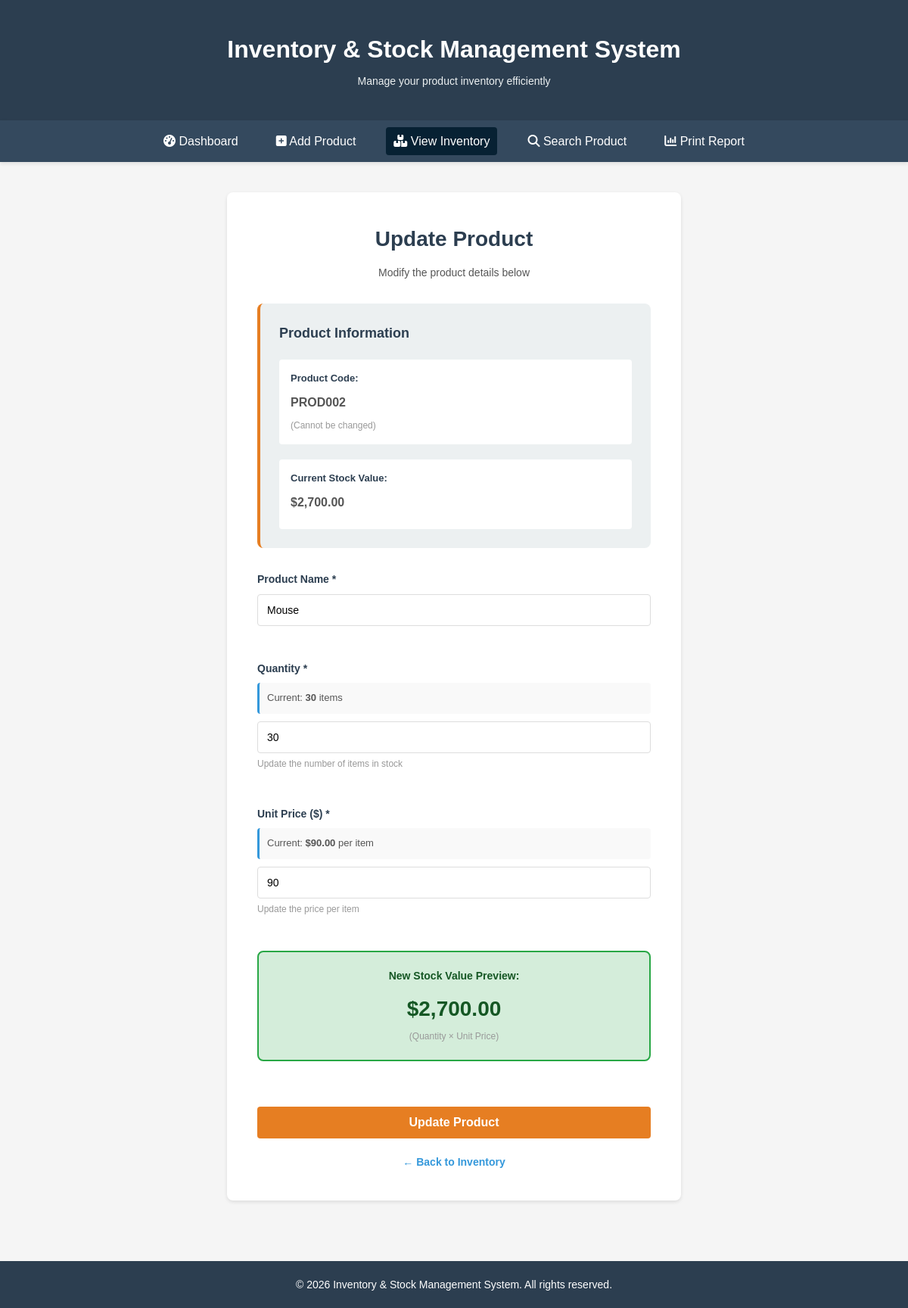
The page /update_product.php?id=5 on the database its author committed.
### tables this page shows
CREATE TABLE `products` (
  `id` int(11) NOT NULL,
  `product_code` varchar(50) NOT NULL,
  `product_name` varchar(100) NOT NULL,
  `quantity` int(11) NOT NULL,
  `unit_price` int(11) NOT NULL,
  `created_at` timestamp NOT NULL DEFAULT current_timestamp(),
  `updated_at` timestamp NOT NULL DEFAULT current_timestamp() ON UPDATE current_timestamp()
);

### update_product.php (the view, shortened to what this page needs)
<?php
require_once 'config/db.php';
$product_id = $_GET['id'];
$query = "SELECT id, product_code, product_name, quantity, unit_price FROM products WHERE id = '$product_id'";
$result = mysqli_query($conn, $query);
$product = mysqli_fetch_assoc($result);
?>
<!DOCTYPE html>
<html lang="en">
<head>
    <link rel="stylesheet" href="https://cdnjs.cloudflare.com/ajax/libs/font-awesome/6.7.2/css/all.min.css">
    <link rel="stylesheet" href="css/style.css">
</head>
<body>
    <header class="header">
        <div class="container">
            <h1>Inventory & Stock Management System</h1>
            <p class="tagline">Manage your product inventory efficiently</p>
        </div>
    </header>
    <nav class="navbar">
        <div class="container">
            <ul class="nav-menu">
                <li><a href="index.php"><i class="fa-solid fa-gauge-high"></i> Dashboard</a></li>
                <li><a href="add_product.php"><i class="fa-solid fa-square-plus"></i> Add Product</a></li>
                <li><a href="view_inventory.php" class="active"><i class="fa-solid fa-boxes-stacked"></i> View Inventory</a></li>
                <li><a href="search_product.php"><i class="fa-solid fa-magnifying-glass"></i> Search Product</a></li>
                <li><a href="print_report.php"><i class="fa-solid fa-chart-column"></i> Print Report</a></li>
            </ul>
        </div>
    </nav>
    <main class="main-content">
        <div class="container">
            <article class="form-container">
                <h2>Update Product</h2>
                <p class="form-intro">Modify the product details below</p>
                <div class="product-info-card">
                    <h3>Product Information</h3>
                    <div class="info-grid">
                        <div class="info-item">
                            <label>Product Code:</label>
                            <p><strong><?php echo $product['product_code']; ?></strong></p>
                            <small>(Cannot be changed)</small>
                        </div>
                        <div class="info-item">
                            <label>Current Stock Value:</label>
                            <p><strong>$<?php echo number_format($product['quantity'] * $product['unit_price'], 2); ?></strong></p>
                        </div>
                    </div>
                </div>
                <form action="update_product.php?id=<?php echo $product_id; ?>" method="POST" class="product-form">
                    <div class="form-group">
                        <label for="product_name">Product Name *</label>
                        <input
                            type="text"
                            id="product_name"
                            name="product_name"
                            value="<?php echo $product['product_name']; ?>"
                            required
                        >
                    </div>
                    <div class="form-group">
                        <label for="quantity">Quantity *</label>
                        <div class="quantity-info">
                            <p class="current-qty">Current: <strong><?php echo $product['quantity']; ?></strong> items</p>
                        </div>
                        <input
                            type="number"
                            id="quantity"
                            name="quantity"
                            value="<?php echo $product['quantity']; ?>"
                            min="0"
                            required
                        >
                        <small>Update the number of items in stock</small>
                    </div>
                    <div class="form-group">
                        <label for="unit_price">Unit Price ($) *</label>
                        <div class="price-info">
                            <p class="current-price">Current: <strong>$<?php echo number_format($product['unit_price'], 2); ?></strong> per item</p>
                        </div>
                        <input
                            type="number"
                            id="unit_price"
                            name="unit_price"
                            value="<?php echo $product['unit_price']; ?>"
                            step="0.01"
                            min="0"
                            required
                        >
                        <small>Update the price per item</small>
                    </div>
                    <div class="stock-value-preview">
                        <h4>New Stock Value Preview:</h4>
                        <p>
                            <strong id="preview-value">
                                $<?php echo number_format($product['quantity'] * $product['unit_price'], 2); ?>
                            </strong>
                        </p>
                        <small>(Quantity × Unit Price)</small>
                    </div>
                    <button type="submit" class="btn-submit">Update Product</button>
                </form>
                <p class="back-link"><a href="view_inventory.php">← Back to Inventory</a></p>
            </article>
        </div>
    </main>
    <footer class="footer">
        <div class="container">
            <p>&copy; 2026 Inventory & Stock Management System. All rights reserved.</p>
        </div>
    </footer>
</body>
</html>

### css/style.css (style rules this page uses)
* { margin: 0; padding: 0; box-sizing: border-box; }
body { font-family: Arial, sans-serif; line-height: 1.6; color: #333; background-color: #f5f5f5; }
.container { max-width: 1200px; margin: 0 auto; padding: 0 20px; }
.header { background-color: #2c3e50; color: white; padding: 40px 0; text-align: center; box-shadow: 0 2px 5px rgba(0, 0, 0, 0.1); }
.header h1 { font-size: 32px; margin-bottom: 5px; }
.tagline { font-size: 14px; color: #ecf0f1; }
.navbar { background-color: #34495e; padding: 15px 0; box-shadow: 0 2px 5px rgba(0, 0, 0, 0.1); position: sticky; top: 0; z-index: 100; }
.nav-menu { list-style: none; display: flex; justify-content: center; gap: 30px; }
.nav-menu a { color: white; text-decoration: none; font-weight: 500; padding: 5px 10px; transition: background-color 0.3s; }
.nav-menu a:hover, .nav-menu a.active { background-color: #072133; border-radius: 4px; padding: 10px; }
.main-content { padding: 40px 0; min-height: calc(100vh - 200px); }
.footer { background-color: #2c3e50; color: white; text-align: center; padding: 20px 0; margin-top: 40px; }
.footer p { font-size: 14px; }
.form-container { background-color: white; padding: 40px; border-radius: 8px; box-shadow: 0 2px 5px rgba(0, 0, 0, 0.1); max-width: 600px; margin: 0 auto; }
.form-container h2 { text-align: center; color: #2c3e50; margin-bottom: 10px; font-size: 28px; }
.form-intro { text-align: center; color: #555; margin-bottom: 30px; font-size: 14px; }
.product-form { display: flex; flex-direction: column; gap: 20px; }
.form-group { display: flex; flex-direction: column; }
.form-group label { color: #2c3e50; font-weight: bold; margin-bottom: 8px; font-size: 14px; }
.form-group input { padding: 12px; border: 1px solid #ddd; border-radius: 4px; font-size: 14px; font-family: Arial, sans-serif; transition: border-color 0.3s; }
.form-group small { font-size: 12px; color: #999; margin-top: 5px; }
.btn-submit { background-color: #27ae60; color: white; padding: 12px; border: none; border-radius: 4px; font-weight: bold; font-size: 16px; cursor: pointer; transition: background-color 0.3s; margin-top: 10px; }
.back-link { text-align: center; font-size: 14px; color: #555; margin-top: 20px; }
.back-link a { color: #3498db; text-decoration: none; font-weight: bold; }
.product-info-card { background-color: #ecf0f1; padding: 25px; border-radius: 8px; margin-bottom: 30px; border-left: 4px solid #e67e22; }
.product-info-card h3 { color: #2c3e50; margin-bottom: 20px; font-size: 18px; }
.info-grid { display: grid; grid-template-columns: repeat(auto-fit, minmax(250px, 1fr)); gap: 20px; }
.info-item { background-color: white; padding: 15px; border-radius: 4px; }
.info-item label { display: block; color: #2c3e50; font-weight: bold; margin-bottom: 8px; font-size: 13px; }
.info-item p { color: #555; margin-bottom: 8px; font-size: 16px; }
.info-item small { display: block; color: #999; font-size: 12px; }
.quantity-info, .price-info { background-color: #f9f9f9; padding: 10px; border-radius: 4px; margin-bottom: 10px; border-left: 3px solid #3498db; }
.current-qty, .current-price { color: #555; margin: 0; font-size: 13px; }
.stock-value-preview { background-color: #d4edda; border: 2px solid #28a745; border-radius: 8px; padding: 20px; margin-bottom: 30px; text-align: center; }
.stock-value-preview h4 { color: #155724; margin-bottom: 10px; font-size: 14px; }
.stock-value-preview p { color: #155724; margin: 0; font-size: 28px; font-weight: bold; }
.stock-value-preview small { display: block; color: #155724; font-size: 12px; margin-top: 5px; }
.product-form input[type="number"] { width: 100%; padding: 12px; border: 1px solid #ddd; border-radius: 4px; font-size: 14px; transition: border-color 0.3s; }
.product-form .form-group { margin-bottom: 25px; }
.product-form label { display: block; color: #2c3e50; font-weight: bold; margin-bottom: 8px; font-size: 14px; }
.product-form small { display: block; color: #999; font-size: 12px; margin-top: 5px; }
.form-container .btn-submit { background-color: #e67e22; color: white; padding: 12px; border: none; border-radius: 4px; font-weight: bold; font-size: 16px; cursor: pointer; transition: background-color 0.3s; width: 100%; margin-top: 10px; }

### rows shown on the page
products: product_code "PROD002", $product['quantity'] * $product['unit_price'] "2,700.00", product_name "Mouse", quantity "30", unit_price "90.00", unit_price "90"
